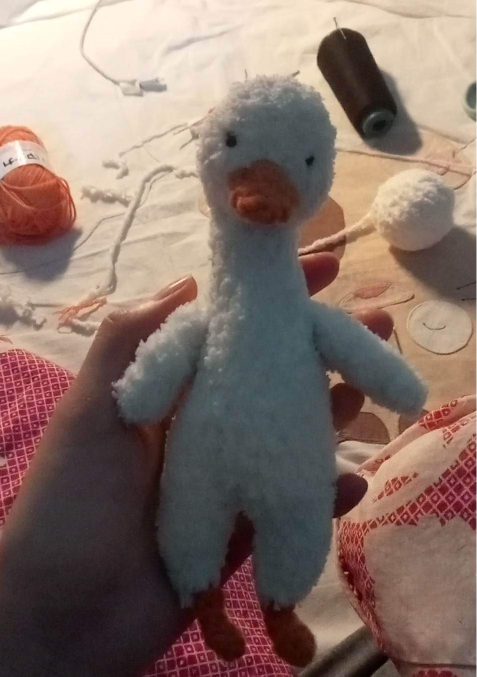
#> input picture Learn-OpenCV/Annotate-img/input/test.jpg, 954 x 1353 px, found by its file name (shown at 1/2 size)
$ python Anotate-img.py
#> lines starting #> are read from the running program, lines starting #| are printed output that depends on the picture; after the words box and inside, x2 and y2 are one past the last pixel; in counts of white or black regions, pixels touching at a corner belong together
import cv2

img = cv2.imread('D:/Github/Opencv/Learn-OpenCV/Annotate-img/input/test.jpg')
#> img is the input picture: shape (1353, 954, 3); mean B, G, R 104.5, 113.2, 134

if img is None:
     print('No img')

# Vẽ đường trên ảnh
imageLine = img.copy()
pointA = (100, 200)
pointB = (800, 70)

# line(image, start_point, end_point, color, thickness)
cv2.line(imageLine, pointA, pointB, (255,255,0), thickness=5)
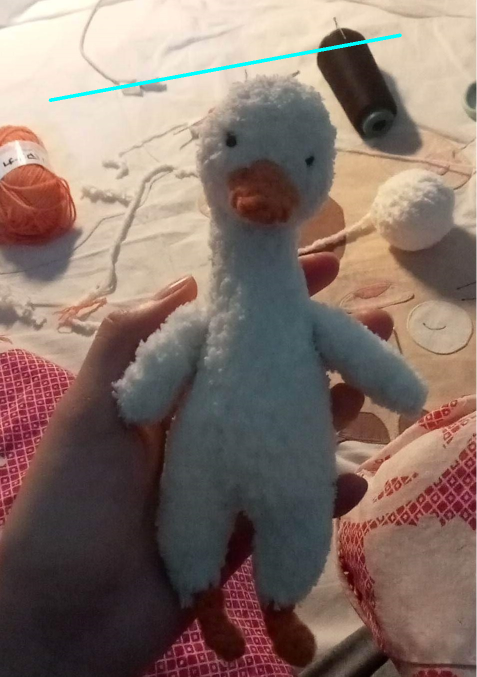
#> imageLine: shape (1353, 954, 3) (shown at 1/2 size); 0.4% of pixels changed, all inside (x1, y1, x2, y2) = (97, 67, 804, 204)
cv2.imwrite('D:/Github/Opencv/Learn-OpenCV/Annotate-img/output/line_img.jpg', imageLine)

# Vẽ đường tròn
imgCircle = img.copy()

circle_cen = (400, 400)
radius = 100

# circle(image, center_coordinates, radius, color, thickness)
cv2.circle(imgCircle, circle_cen, radius, (0, 0, 225), thickness= 5, lineType=cv2.LINE_AA)
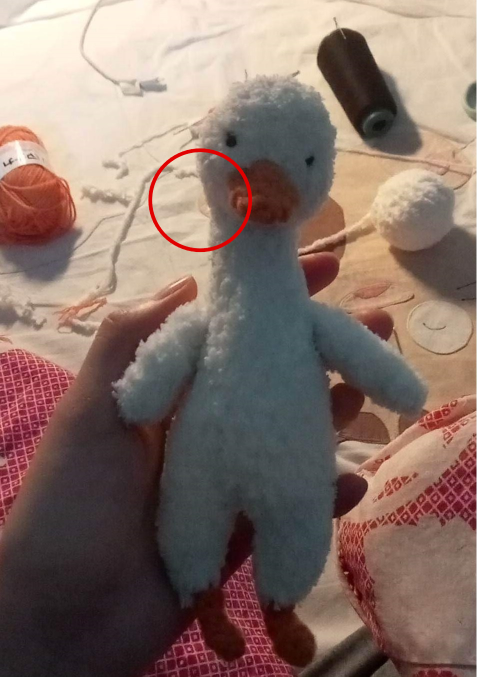
#> imgCircle: shape (1353, 954, 3) (shown at 1/2 size); 0.43% of pixels changed, all inside (x1, y1, x2, y2) = (296, 296, 505, 505)
cv2.imwrite('D:/Github/Opencv/Learn-OpenCV/Annotate-img/output/cir_img.jpg',imgCircle)

# tròn full
imgFillCir = img.copy()

# thickness = -1 là fill hình
cv2.circle(imgFillCir, circle_cen, radius, (255, 0, 0), thickness= -1, lineType=cv2.LINE_AA)
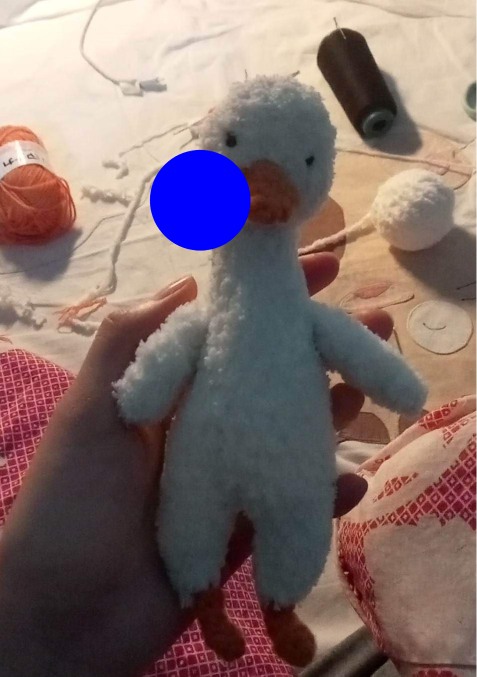
#> imgFillCir: shape (1353, 954, 3) (shown at 1/2 size); 2.5% of pixels changed, all inside (x1, y1, x2, y2) = (299, 299, 502, 502)
cv2.imwrite('D:/Github/Opencv/Learn-OpenCV/Annotate-img/output/cirFill_img.jpg',imgFillCir)

# chữ nhật
imgRec = img.copy()

start_point = (300, 300)
end_point = (500, 500)

# rectangle(image, start_point, end_point, color, thickness)
cv2.rectangle(imgRec, start_point, end_point, (0, 0, 225), thickness= 3, lineType=cv2.LINE_8)
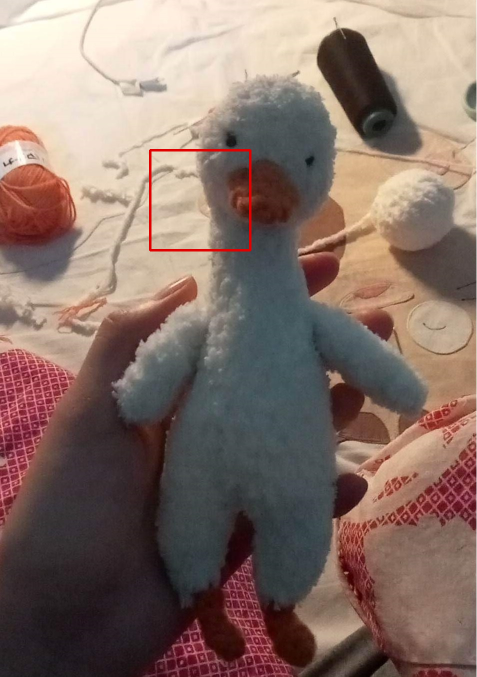
#> imgRec: shape (1353, 954, 3) (shown at 1/2 size); 0.31% of pixels changed, all inside (x1, y1, x2, y2) = (298, 298, 503, 503)
cv2.imwrite('D:/Github/Opencv/Learn-OpenCV/Annotate-img/output/rec_img.jpg',imgRec)

# elip
imgEllip = img.copy()

ellip_center = (500, 500)
axis1 = (300, 200)
axis2 = (600, 450)

# ellipse(image, centerCoordinates, axesLength, angle, startAngle, endAngle, color, thickness)
cv2.ellipse(imgEllip, ellip_center, axis1, 0, 0, 360, (255, 0, 0), thickness=3)
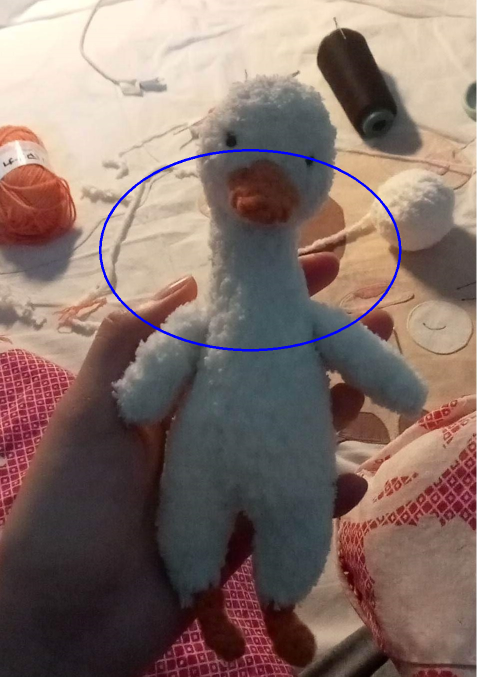
#> imgEllip: shape (1353, 954, 3) (shown at 1/2 size); 0.61% of pixels changed, all inside (x1, y1, x2, y2) = (198, 298, 803, 703)
cv2.imwrite('D:/Github/Opencv/Learn-OpenCV/Annotate-img/output/ell_img.jpg',imgEllip)

# [11 lines of commented-out code are left out]

img_text = img.copy()
text = 'JustADuck'
org = (400, 400)
cv2.putText(img_text, text, org, cv2.FONT_HERSHEY_COMPLEX, fontScale = 1.5, color = (0,0,0))
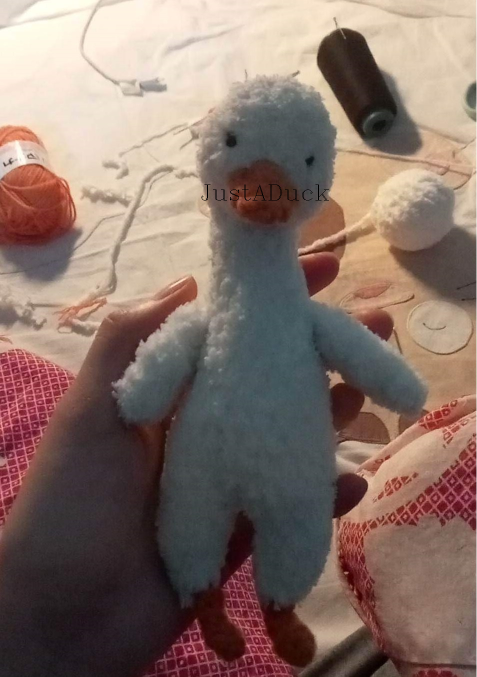
#> img_text: shape (1353, 954, 3) (shown at 1/2 size); 0.08% of pixels changed, all inside (x1, y1, x2, y2) = (403, 369, 658, 401)

cv2.imwrite('D:/Github/Opencv/Learn-OpenCV/Annotate-img/output/text_img.jpg',img_text)
